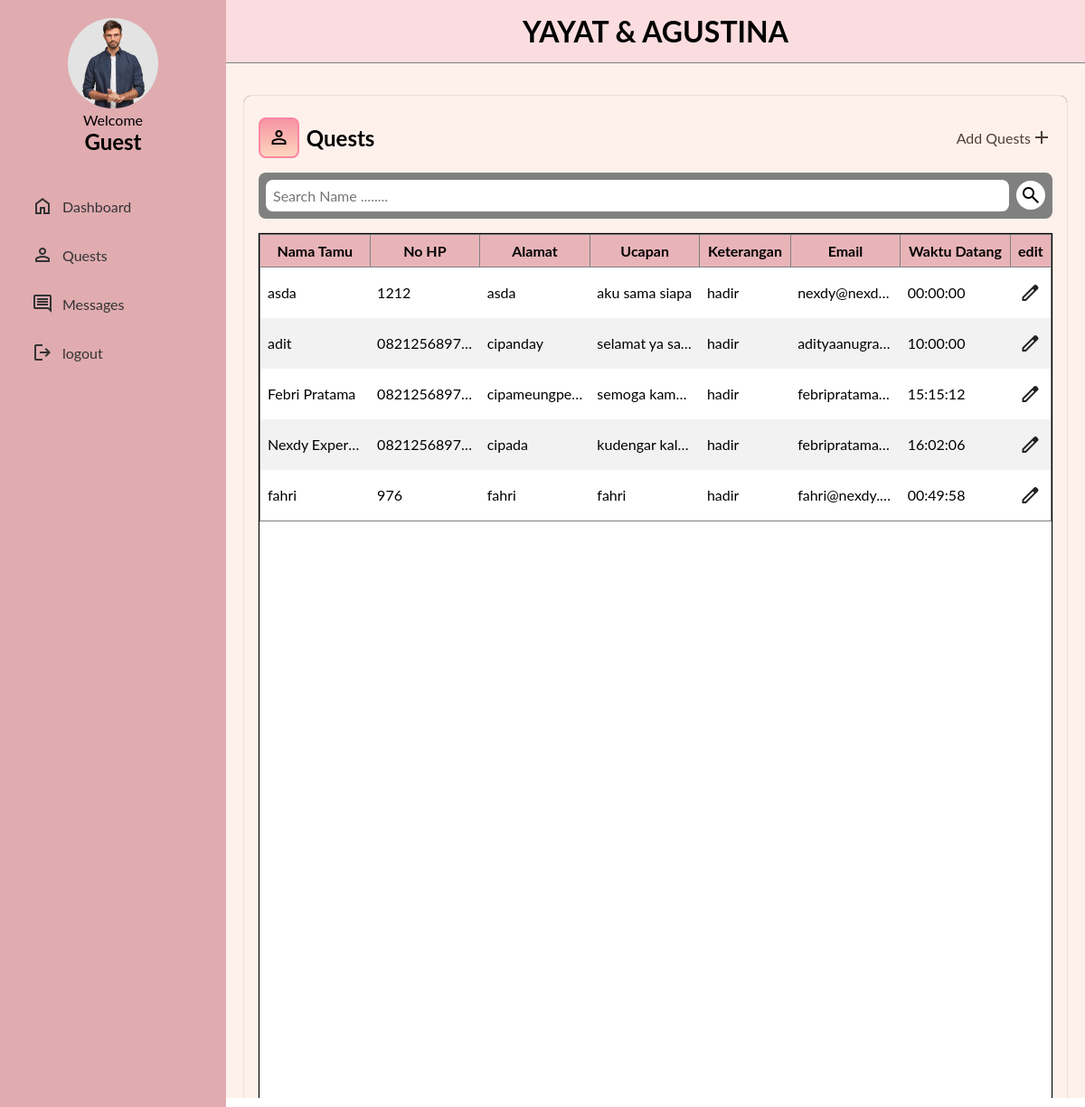
Page /project-guestbook/quest.php on the committed database.
### tables this page shows
CREATE TABLE `tamu` (
  `id_tamu` int NOT NULL,
  `nama_tamu` varchar(100) DEFAULT NULL,
  `no_hp` varchar(16) DEFAULT NULL,
  `alamat` text,
  `ucapan` text,
  `keterangan` enum('hadir','tidak_hadi','belum_konfirmasi') DEFAULT NULL,
  `email` varchar(100) DEFAULT NULL,
  `waktu_datang` time NOT NULL
);

### project-guestbook/quest.php (the view, shortened to what this page needs)
<?php
include 'app/koneksi.php';
?>
<!doctype html>
<html lang="en">
  <head>
    <link href="https://unpkg.com/aos@2.3.1/dist/aos.css" rel="stylesheet">
  </head>
  <body>
    <main class="dashboard-container">
      <div class="dashboard-header">
      </div>
      <div class="dashboard-navbar" id="sidebar">
        <?php include "layout/navbar.php"?>
      </div>
      <div class="dashboard-content">
        <div class="content">
        <div class="attendance" data-aos="fade-up" data-aos-duration="2000">
          <div class="herois">
            <div class="icon ">
                <span class="material-symbols-outlined icon-box">person</span>
                <h2>Quests</h2>
            </div>
            <a href="form.php">Add Quests <span class="material-symbols-outlined" >add</span></a>
            </div>
            <div class="rectangle-search">
              <div class="search">
                <input type="text" name="keyword" id="search" placeholder="Search Name ........">
                <button id="btn-search" >
                  <span class="material-symbols-outlined" >search</span>
                </button>
              </div>
            </div>
            <div class="list-attendance">
              <table border="1" cellspacing="0" cellpadding="0">
                <thead>
                  <tr>
                    <th>Nama Tamu</th>
                    <th>No HP</th>
                    <th>Alamat</th>
                    <th>Ucapan</th>
                    <th>Keterangan</th>
                    <th>Email</th>
                    <th>Waktu Datang</th>
                    <th>edit</th>
                </tr>
              </thead>
              <tbody id="result">
                <?php
                  $query = mysqli_query($koneksi, "SELECT * FROM tamu");
                  while ($data = mysqli_fetch_array($query)) {
                    echo "<tr>";
                    echo "<td>" . $data['nama_tamu'] . "</td>";
                    echo "<td>" . $data['no_hp'] . "</td>";
                    echo "<td>" . $data['alamat'] . "</td>";
                    echo "<td>" . $data['ucapan'] . "</td>";
                    echo "<td>" . $data['keterangan'] . "</td>";
                    echo "<td>" . $data['email'] . "</td>";
                    echo "<td>" . $data['waktu_datang'] . "</td>";
                    echo "<td> <a href='edit.php?id=" . $data['id_tamu'] .
                    "'class='icon-edit'  style='display: flex; justify-content: center;'>
                    <span class='material-symbols-outlined icon'>edit</span>
                    </a>
                    </td>";
                    }
                    ?>
                    </tbody>
              </table>
            </div>
          </div>
        </div>
      </div>
    </main>
  </body>
</html>

### project-guestbook/quest.php (style rules this page uses)
.attendance { height: 100%; }
.list-attendance { height: 80vh; }
.herois { display: flex; justify-content: space-between; padding-bottom: 0.5rem; }
.search { display: flex; justify-content: center; align-items: center; }
.search span { background-color: white; padding: 0.5rem; border-radius: 50px; }
input[type="text"] { background-color: white; width: 100%; padding: 0.5em; margin: 0 0.5em 0 0; border-radius: 0.5em; border: none; font-size: 1rem; transition: 0.5s ease; }
input[type="text"]::placeholder { font-size: 1rem; display: flex; align-items: center; }
.rectangle-search { padding: 0.5em; border-radius: 8px; background-color: gray; }

### rows in the picture
tamu: nama_tamu "asda", no_hp "1212", alamat "asda", ucapan "aku sama siapa", keterangan "hadir", email "nexdy@nexd…", waktu_datang "00:00:00"
tamu: nama_tamu "adit", no_hp "0821256897…", alamat "cipanday", ucapan "selamat ya sa…", keterangan "hadir", email "adityaanugra…", waktu_datang "10:00:00"
tamu: nama_tamu "Febri Pratama", no_hp "0821256897…", alamat "cipameungpe…", ucapan "semoga kam…", keterangan "hadir", email "febripratama…", waktu_datang "15:15:12"
tamu: nama_tamu "Nexdy Experi…", no_hp "0821256897…", alamat "cipada", ucapan "kudengar kal…", keterangan "hadir", email "febripratama…", waktu_datang "16:02:06"
tamu: nama_tamu "fahri", no_hp "976", alamat "fahri", ucapan "fahri", keterangan "hadir", email "fahri@nexdy.…", waktu_datang "00:49:58"

### other values in the picture
$_SESSION['username'] "Guest"
